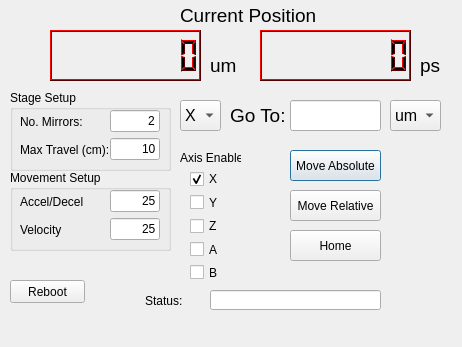
<?xml version="1.0" encoding="UTF-8"?>
<ui version="4.0">
 <class>Dialog</class>
 <widget class="QDialog" name="Dialog">
  <property name="geometry">
   <rect>
    <x>0</x>
    <y>0</y>
    <width>462</width>
    <height>347</height>
   </rect>
  </property>
  <property name="windowTitle">
   <string>Dialog</string>
  </property>
  <widget class="QLCDNumber" name="curposLCDum">
   <property name="geometry">
    <rect>
     <x>50</x>
     <y>30</y>
     <width>151</width>
     <height>51</height>
    </rect>
   </property>
   <property name="palette">
    <palette>
     <active>
      <colorrole role="WindowText">
       <brush brushstyle="SolidPattern">
        <color alpha="255">
         <red>0</red>
         <green>0</green>
         <blue>0</blue>
        </color>
       </brush>
      </colorrole>
      <colorrole role="Button">
       <brush brushstyle="SolidPattern">
        <color alpha="255">
         <red>170</red>
         <green>0</green>
         <blue>0</blue>
        </color>
       </brush>
      </colorrole>
      <colorrole role="Light">
       <brush brushstyle="SolidPattern">
        <color alpha="255">
         <red>255</red>
         <green>0</green>
         <blue>0</blue>
        </color>
       </brush>
      </colorrole>
      <colorrole role="Midlight">
       <brush brushstyle="SolidPattern">
        <color alpha="255">
         <red>212</red>
         <green>0</green>
         <blue>0</blue>
        </color>
       </brush>
      </colorrole>
      <colorrole role="Dark">
       <brush brushstyle="SolidPattern">
        <color alpha="255">
         <red>85</red>
         <green>0</green>
         <blue>0</blue>
        </color>
       </brush>
      </colorrole>
      <colorrole role="Mid">
       <brush brushstyle="SolidPattern">
        <color alpha="255">
         <red>113</red>
         <green>0</green>
         <blue>0</blue>
        </color>
       </brush>
      </colorrole>
      <colorrole role="Text">
       <brush brushstyle="SolidPattern">
        <color alpha="255">
         <red>0</red>
         <green>0</green>
         <blue>0</blue>
        </color>
       </brush>
      </colorrole>
      <colorrole role="BrightText">
       <brush brushstyle="SolidPattern">
        <color alpha="255">
         <red>255</red>
         <green>255</green>
         <blue>255</blue>
        </color>
       </brush>
      </colorrole>
      <colorrole role="ButtonText">
       <brush brushstyle="SolidPattern">
        <color alpha="255">
         <red>0</red>
         <green>0</green>
         <blue>0</blue>
        </color>
       </brush>
      </colorrole>
      <colorrole role="Base">
       <brush brushstyle="SolidPattern">
        <color alpha="255">
         <red>255</red>
         <green>255</green>
         <blue>255</blue>
        </color>
       </brush>
      </colorrole>
      <colorrole role="Window">
       <brush brushstyle="SolidPattern">
        <color alpha="255">
         <red>170</red>
         <green>0</green>
         <blue>0</blue>
        </color>
       </brush>
      </colorrole>
      <colorrole role="Shadow">
       <brush brushstyle="SolidPattern">
        <color alpha="255">
         <red>0</red>
         <green>0</green>
         <blue>0</blue>
        </color>
       </brush>
      </colorrole>
      <colorrole role="AlternateBase">
       <brush brushstyle="SolidPattern">
        <color alpha="255">
         <red>212</red>
         <green>127</green>
         <blue>127</blue>
        </color>
       </brush>
      </colorrole>
      <colorrole role="ToolTipBase">
       <brush brushstyle="SolidPattern">
        <color alpha="255">
         <red>255</red>
         <green>255</green>
         <blue>220</blue>
        </color>
       </brush>
      </colorrole>
      <colorrole role="ToolTipText">
       <brush brushstyle="SolidPattern">
        <color alpha="255">
         <red>0</red>
         <green>0</green>
         <blue>0</blue>
        </color>
       </brush>
      </colorrole>
     </active>
     <inactive>
      <colorrole role="WindowText">
       <brush brushstyle="SolidPattern">
        <color alpha="255">
         <red>0</red>
         <green>0</green>
         <blue>0</blue>
        </color>
       </brush>
      </colorrole>
      <colorrole role="Button">
       <brush brushstyle="SolidPattern">
        <color alpha="255">
         <red>170</red>
         <green>0</green>
         <blue>0</blue>
        </color>
       </brush>
      </colorrole>
      <colorrole role="Light">
       <brush brushstyle="SolidPattern">
        <color alpha="255">
         <red>255</red>
         <green>0</green>
         <blue>0</blue>
        </color>
       </brush>
      </colorrole>
      <colorrole role="Midlight">
       <brush brushstyle="SolidPattern">
        <color alpha="255">
         <red>212</red>
         <green>0</green>
         <blue>0</blue>
        </color>
       </brush>
      </colorrole>
      <colorrole role="Dark">
       <brush brushstyle="SolidPattern">
        <color alpha="255">
         <red>85</red>
         <green>0</green>
         <blue>0</blue>
        </color>
       </brush>
      </colorrole>
      <colorrole role="Mid">
       <brush brushstyle="SolidPattern">
        <color alpha="255">
         <red>113</red>
         <green>0</green>
         <blue>0</blue>
        </color>
       </brush>
      </colorrole>
      <colorrole role="Text">
       <brush brushstyle="SolidPattern">
        <color alpha="255">
         <red>0</red>
         <green>0</green>
         <blue>0</blue>
        </color>
       </brush>
      </colorrole>
      <colorrole role="BrightText">
       <brush brushstyle="SolidPattern">
        <color alpha="255">
         <red>255</red>
         <green>255</green>
         <blue>255</blue>
        </color>
       </brush>
      </colorrole>
      <colorrole role="ButtonText">
       <brush brushstyle="SolidPattern">
        <color alpha="255">
         <red>0</red>
         <green>0</green>
         <blue>0</blue>
        </color>
       </brush>
      </colorrole>
      <colorrole role="Base">
       <brush brushstyle="SolidPattern">
        <color alpha="255">
         <red>255</red>
         <green>255</green>
         <blue>255</blue>
        </color>
       </brush>
      </colorrole>
      <colorrole role="Window">
       <brush brushstyle="SolidPattern">
        <color alpha="255">
         <red>170</red>
         <green>0</green>
         <blue>0</blue>
        </color>
       </brush>
      </colorrole>
      <colorrole role="Shadow">
       <brush brushstyle="SolidPattern">
        <color alpha="255">
         <red>0</red>
         <green>0</green>
         <blue>0</blue>
        </color>
       </brush>
      </colorrole>
      <colorrole role="AlternateBase">
       <brush brushstyle="SolidPattern">
        <color alpha="255">
         <red>212</red>
         <green>127</green>
         <blue>127</blue>
        </color>
       </brush>
      </colorrole>
      <colorrole role="ToolTipBase">
       <brush brushstyle="SolidPattern">
        <color alpha="255">
         <red>255</red>
         <green>255</green>
         <blue>220</blue>
        </color>
       </brush>
      </colorrole>
      <colorrole role="ToolTipText">
       <brush brushstyle="SolidPattern">
        <color alpha="255">
         <red>0</red>
         <green>0</green>
         <blue>0</blue>
        </color>
       </brush>
      </colorrole>
     </inactive>
     <disabled>
      <colorrole role="WindowText">
       <brush brushstyle="SolidPattern">
        <color alpha="255">
         <red>85</red>
         <green>0</green>
         <blue>0</blue>
        </color>
       </brush>
      </colorrole>
      <colorrole role="Button">
       <brush brushstyle="SolidPattern">
        <color alpha="255">
         <red>170</red>
         <green>0</green>
         <blue>0</blue>
        </color>
       </brush>
      </colorrole>
      <colorrole role="Light">
       <brush brushstyle="SolidPattern">
        <color alpha="255">
         <red>255</red>
         <green>0</green>
         <blue>0</blue>
        </color>
       </brush>
      </colorrole>
      <colorrole role="Midlight">
       <brush brushstyle="SolidPattern">
        <color alpha="255">
         <red>212</red>
         <green>0</green>
         <blue>0</blue>
        </color>
       </brush>
      </colorrole>
      <colorrole role="Dark">
       <brush brushstyle="SolidPattern">
        <color alpha="255">
         <red>85</red>
         <green>0</green>
         <blue>0</blue>
        </color>
       </brush>
      </colorrole>
      <colorrole role="Mid">
       <brush brushstyle="SolidPattern">
        <color alpha="255">
         <red>113</red>
         <green>0</green>
         <blue>0</blue>
        </color>
       </brush>
      </colorrole>
      <colorrole role="Text">
       <brush brushstyle="SolidPattern">
        <color alpha="255">
         <red>85</red>
         <green>0</green>
         <blue>0</blue>
        </color>
       </brush>
      </colorrole>
      <colorrole role="BrightText">
       <brush brushstyle="SolidPattern">
        <color alpha="255">
         <red>255</red>
         <green>255</green>
         <blue>255</blue>
        </color>
       </brush>
      </colorrole>
      <colorrole role="ButtonText">
       <brush brushstyle="SolidPattern">
        <color alpha="255">
         <red>85</red>
         <green>0</green>
         <blue>0</blue>
        </color>
       </brush>
      </colorrole>
      <colorrole role="Base">
       <brush brushstyle="SolidPattern">
        <color alpha="255">
         <red>170</red>
         <green>0</green>
         <blue>0</blue>
        </color>
       </brush>
      </colorrole>
      <colorrole role="Window">
       <brush brushstyle="SolidPattern">
        <color alpha="255">
         <red>170</red>
         <green>0</green>
         <blue>0</blue>
        </color>
       </brush>
      </colorrole>
      <colorrole role="Shadow">
       <brush brushstyle="SolidPattern">
        <color alpha="255">
         <red>0</red>
         <green>0</green>
         <blue>0</blue>
        </color>
       </brush>
      </colorrole>
      <colorrole role="AlternateBase">
       <brush brushstyle="SolidPattern">
        <color alpha="255">
         <red>170</red>
         <green>0</green>
         <blue>0</blue>
        </color>
       </brush>
      </colorrole>
      <colorrole role="ToolTipBase">
       <brush brushstyle="SolidPattern">
        <color alpha="255">
         <red>255</red>
         <green>255</green>
         <blue>220</blue>
        </color>
       </brush>
      </colorrole>
      <colorrole role="ToolTipText">
       <brush brushstyle="SolidPattern">
        <color alpha="255">
         <red>0</red>
         <green>0</green>
         <blue>0</blue>
        </color>
       </brush>
      </colorrole>
     </disabled>
    </palette>
   </property>
   <property name="numDigits">
    <number>8</number>
   </property>
  </widget>
  <widget class="QLabel" name="label_4">
   <property name="geometry">
    <rect>
     <x>180</x>
     <y>0</y>
     <width>141</width>
     <height>31</height>
    </rect>
   </property>
   <property name="text">
    <string>&lt;html&gt;&lt;head/&gt;&lt;body&gt;&lt;p&gt;&lt;span style=&quot; font-size:14pt;&quot;&gt;Current Position&lt;/span&gt;&lt;/p&gt;&lt;/body&gt;&lt;/html&gt;</string>
   </property>
  </widget>
  <widget class="QGroupBox" name="groupBox">
   <property name="geometry">
    <rect>
     <x>10</x>
     <y>90</y>
     <width>161</width>
     <height>81</height>
    </rect>
   </property>
   <property name="title">
    <string>Stage Setup</string>
   </property>
   <widget class="QWidget" name="verticalLayoutWidget">
    <property name="geometry">
     <rect>
      <x>10</x>
      <y>20</y>
      <width>91</width>
      <height>51</height>
     </rect>
    </property>
    <layout class="QVBoxLayout" name="verticalLayout">
     <item>
      <widget class="QLabel" name="label_2">
       <property name="text">
        <string>No. Mirrors:</string>
       </property>
      </widget>
     </item>
     <item>
      <widget class="QLabel" name="label_3">
       <property name="text">
        <string>Max Travel (cm):</string>
       </property>
      </widget>
     </item>
    </layout>
   </widget>
   <widget class="QWidget" name="verticalLayoutWidget_2">
    <property name="geometry">
     <rect>
      <x>100</x>
      <y>20</y>
      <width>52</width>
      <height>51</height>
     </rect>
    </property>
    <layout class="QVBoxLayout" name="verticalLayout_2">
     <item>
      <widget class="QLineEdit" name="nomirrors">
       <property name="maximumSize">
        <size>
         <width>50</width>
         <height>16777215</height>
        </size>
       </property>
       <property name="text">
        <string>2</string>
       </property>
       <property name="alignment">
        <set>Qt::AlignRight|Qt::AlignTrailing|Qt::AlignVCenter</set>
       </property>
      </widget>
     </item>
     <item>
      <widget class="QLineEdit" name="maxtrav">
       <property name="maximumSize">
        <size>
         <width>50</width>
         <height>16777215</height>
        </size>
       </property>
       <property name="text">
        <string>10</string>
       </property>
       <property name="alignment">
        <set>Qt::AlignRight|Qt::AlignTrailing|Qt::AlignVCenter</set>
       </property>
      </widget>
     </item>
    </layout>
   </widget>
  </widget>
  <widget class="QPushButton" name="goabsbutton">
   <property name="geometry">
    <rect>
     <x>290</x>
     <y>150</y>
     <width>91</width>
     <height>31</height>
    </rect>
   </property>
   <property name="text">
    <string>Move Absolute</string>
   </property>
  </widget>
  <widget class="QPushButton" name="gorelbutton">
   <property name="geometry">
    <rect>
     <x>290</x>
     <y>190</y>
     <width>91</width>
     <height>31</height>
    </rect>
   </property>
   <property name="text">
    <string>Move Relative</string>
   </property>
  </widget>
  <widget class="QPushButton" name="gohomebutton">
   <property name="geometry">
    <rect>
     <x>290</x>
     <y>230</y>
     <width>91</width>
     <height>31</height>
    </rect>
   </property>
   <property name="text">
    <string>Home</string>
   </property>
  </widget>
  <widget class="QPushButton" name="rebootbutton">
   <property name="geometry">
    <rect>
     <x>10</x>
     <y>280</y>
     <width>75</width>
     <height>23</height>
    </rect>
   </property>
   <property name="text">
    <string>Reboot</string>
   </property>
  </widget>
  <widget class="QGroupBox" name="groupBox_2">
   <property name="geometry">
    <rect>
     <x>10</x>
     <y>170</y>
     <width>161</width>
     <height>81</height>
    </rect>
   </property>
   <property name="title">
    <string>Movement Setup</string>
   </property>
   <widget class="QWidget" name="verticalLayoutWidget_3">
    <property name="geometry">
     <rect>
      <x>10</x>
      <y>20</y>
      <width>91</width>
      <height>51</height>
     </rect>
    </property>
    <layout class="QVBoxLayout" name="verticalLayout_3">
     <item>
      <widget class="QLabel" name="label_5">
       <property name="text">
        <string>Accel/Decel</string>
       </property>
      </widget>
     </item>
     <item>
      <widget class="QLabel" name="label_6">
       <property name="text">
        <string>Velocity</string>
       </property>
      </widget>
     </item>
    </layout>
   </widget>
   <widget class="QWidget" name="verticalLayoutWidget_4">
    <property name="geometry">
     <rect>
      <x>100</x>
      <y>20</y>
      <width>52</width>
      <height>51</height>
     </rect>
    </property>
    <layout class="QVBoxLayout" name="verticalLayout_4">
     <item>
      <widget class="QLineEdit" name="accelset">
       <property name="maximumSize">
        <size>
         <width>50</width>
         <height>16777215</height>
        </size>
       </property>
       <property name="text">
        <string>25</string>
       </property>
       <property name="alignment">
        <set>Qt::AlignRight|Qt::AlignTrailing|Qt::AlignVCenter</set>
       </property>
      </widget>
     </item>
     <item>
      <widget class="QLineEdit" name="veloset">
       <property name="maximumSize">
        <size>
         <width>50</width>
         <height>16777215</height>
        </size>
       </property>
       <property name="text">
        <string>25</string>
       </property>
       <property name="alignment">
        <set>Qt::AlignRight|Qt::AlignTrailing|Qt::AlignVCenter</set>
       </property>
      </widget>
     </item>
    </layout>
   </widget>
  </widget>
  <widget class="QLineEdit" name="statusedit">
   <property name="geometry">
    <rect>
     <x>210</x>
     <y>290</y>
     <width>171</width>
     <height>20</height>
    </rect>
   </property>
  </widget>
  <widget class="QLabel" name="label_9">
   <property name="geometry">
    <rect>
     <x>145</x>
     <y>290</y>
     <width>51</width>
     <height>21</height>
    </rect>
   </property>
   <property name="text">
    <string>Status:</string>
   </property>
  </widget>
  <widget class="QLabel" name="label_10">
   <property name="geometry">
    <rect>
     <x>230</x>
     <y>100</y>
     <width>61</width>
     <height>31</height>
    </rect>
   </property>
   <property name="text">
    <string>&lt;html&gt;&lt;head/&gt;&lt;body&gt;&lt;p&gt;&lt;span style=&quot; font-size:14pt;&quot;&gt;Go To:&lt;/span&gt;&lt;/p&gt;&lt;/body&gt;&lt;/html&gt;</string>
   </property>
  </widget>
  <widget class="QLineEdit" name="goedit">
   <property name="geometry">
    <rect>
     <x>290</x>
     <y>100</y>
     <width>91</width>
     <height>31</height>
    </rect>
   </property>
  </widget>
  <widget class="QComboBox" name="unitcombo">
   <property name="geometry">
    <rect>
     <x>390</x>
     <y>100</y>
     <width>51</width>
     <height>31</height>
    </rect>
   </property>
   <property name="font">
    <font>
     <pointsize>12</pointsize>
    </font>
   </property>
   <item>
    <property name="text">
     <string>um</string>
    </property>
   </item>
   <item>
    <property name="text">
     <string>ps</string>
    </property>
   </item>
  </widget>
  <widget class="QComboBox" name="axiscombo">
   <property name="geometry">
    <rect>
     <x>180</x>
     <y>100</y>
     <width>41</width>
     <height>31</height>
    </rect>
   </property>
   <property name="font">
    <font>
     <pointsize>12</pointsize>
    </font>
   </property>
   <item>
    <property name="text">
     <string>X</string>
    </property>
   </item>
  </widget>
  <widget class="QWidget" name="verticalLayoutWidget_5">
   <property name="geometry">
    <rect>
     <x>190</x>
     <y>170</y>
     <width>41</width>
     <height>111</height>
    </rect>
   </property>
   <layout class="QVBoxLayout" name="verticalLayout_5">
    <item>
     <widget class="QCheckBox" name="Xcb">
      <property name="text">
       <string>X</string>
      </property>
      <property name="checked">
       <bool>true</bool>
      </property>
     </widget>
    </item>
    <item>
     <widget class="QCheckBox" name="Ycb">
      <property name="text">
       <string>Y</string>
      </property>
     </widget>
    </item>
    <item>
     <widget class="QCheckBox" name="Zcb">
      <property name="text">
       <string>Z</string>
      </property>
     </widget>
    </item>
    <item>
     <widget class="QCheckBox" name="Acb">
      <property name="text">
       <string>A</string>
      </property>
     </widget>
    </item>
    <item>
     <widget class="QCheckBox" name="Bcb">
      <property name="text">
       <string>B</string>
      </property>
     </widget>
    </item>
   </layout>
  </widget>
  <widget class="QLabel" name="label_11">
   <property name="geometry">
    <rect>
     <x>180</x>
     <y>150</y>
     <width>61</width>
     <height>16</height>
    </rect>
   </property>
   <property name="text">
    <string>Axis Enabled</string>
   </property>
  </widget>
  <widget class="QLCDNumber" name="curposLCDps">
   <property name="geometry">
    <rect>
     <x>260</x>
     <y>30</y>
     <width>151</width>
     <height>51</height>
    </rect>
   </property>
   <property name="palette">
    <palette>
     <active>
      <colorrole role="WindowText">
       <brush brushstyle="SolidPattern">
        <color alpha="255">
         <red>0</red>
         <green>0</green>
         <blue>0</blue>
        </color>
       </brush>
      </colorrole>
      <colorrole role="Button">
       <brush brushstyle="SolidPattern">
        <color alpha="255">
         <red>170</red>
         <green>0</green>
         <blue>0</blue>
        </color>
       </brush>
      </colorrole>
      <colorrole role="Light">
       <brush brushstyle="SolidPattern">
        <color alpha="255">
         <red>255</red>
         <green>0</green>
         <blue>0</blue>
        </color>
       </brush>
      </colorrole>
      <colorrole role="Midlight">
       <brush brushstyle="SolidPattern">
        <color alpha="255">
         <red>212</red>
         <green>0</green>
         <blue>0</blue>
        </color>
       </brush>
      </colorrole>
      <colorrole role="Dark">
       <brush brushstyle="SolidPattern">
        <color alpha="255">
         <red>85</red>
         <green>0</green>
         <blue>0</blue>
        </color>
       </brush>
      </colorrole>
      <colorrole role="Mid">
       <brush brushstyle="SolidPattern">
        <color alpha="255">
         <red>113</red>
         <green>0</green>
         <blue>0</blue>
        </color>
       </brush>
      </colorrole>
      <colorrole role="Text">
       <brush brushstyle="SolidPattern">
        <color alpha="255">
         <red>0</red>
         <green>0</green>
         <blue>0</blue>
        </color>
       </brush>
      </colorrole>
      <colorrole role="BrightText">
       <brush brushstyle="SolidPattern">
        <color alpha="255">
         <red>255</red>
         <green>255</green>
         <blue>255</blue>
        </color>
       </brush>
      </colorrole>
      <colorrole role="ButtonText">
       <brush brushstyle="SolidPattern">
        <color alpha="255">
         <red>0</red>
         <green>0</green>
         <blue>0</blue>
        </color>
       </brush>
      </colorrole>
      <colorrole role="Base">
       <brush brushstyle="SolidPattern">
        <color alpha="255">
         <red>255</red>
         <green>255</green>
         <blue>255</blue>
        </color>
       </brush>
      </colorrole>
      <colorrole role="Window">
       <brush brushstyle="SolidPattern">
        <color alpha="255">
         <red>170</red>
         <green>0</green>
         <blue>0</blue>
        </color>
       </brush>
      </colorrole>
      <colorrole role="Shadow">
       <brush brushstyle="SolidPattern">
        <color alpha="255">
         <red>0</red>
         <green>0</green>
         <blue>0</blue>
        </color>
       </brush>
      </colorrole>
      <colorrole role="AlternateBase">
       <brush brushstyle="SolidPattern">
        <color alpha="255">
         <red>212</red>
         <green>127</green>
         <blue>127</blue>
        </color>
       </brush>
      </colorrole>
      <colorrole role="ToolTipBase">
       <brush brushstyle="SolidPattern">
        <color alpha="255">
         <red>255</red>
         <green>255</green>
         <blue>220</blue>
        </color>
       </brush>
      </colorrole>
      <colorrole role="ToolTipText">
       <brush brushstyle="SolidPattern">
        <color alpha="255">
         <red>0</red>
         <green>0</green>
         <blue>0</blue>
        </color>
       </brush>
      </colorrole>
     </active>
     <inactive>
      <colorrole role="WindowText">
       <brush brushstyle="SolidPattern">
        <color alpha="255">
         <red>0</red>
         <green>0</green>
         <blue>0</blue>
        </color>
       </brush>
      </colorrole>
      <colorrole role="Button">
       <brush brushstyle="SolidPattern">
        <color alpha="255">
         <red>170</red>
         <green>0</green>
         <blue>0</blue>
        </color>
       </brush>
      </colorrole>
      <colorrole role="Light">
       <brush brushstyle="SolidPattern">
        <color alpha="255">
         <red>255</red>
         <green>0</green>
         <blue>0</blue>
        </color>
       </brush>
      </colorrole>
      <colorrole role="Midlight">
       <brush brushstyle="SolidPattern">
        <color alpha="255">
         <red>212</red>
         <green>0</green>
         <blue>0</blue>
        </color>
       </brush>
      </colorrole>
      <colorrole role="Dark">
       <brush brushstyle="SolidPattern">
        <color alpha="255">
         <red>85</red>
         <green>0</green>
         <blue>0</blue>
        </color>
       </brush>
      </colorrole>
      <colorrole role="Mid">
       <brush brushstyle="SolidPattern">
        <color alpha="255">
         <red>113</red>
         <green>0</green>
         <blue>0</blue>
        </color>
       </brush>
      </colorrole>
      <colorrole role="Text">
       <brush brushstyle="SolidPattern">
        <color alpha="255">
         <red>0</red>
         <green>0</green>
         <blue>0</blue>
        </color>
       </brush>
      </colorrole>
      <colorrole role="BrightText">
       <brush brushstyle="SolidPattern">
        <color alpha="255">
         <red>255</red>
         <green>255</green>
         <blue>255</blue>
        </color>
       </brush>
      </colorrole>
      <colorrole role="ButtonText">
       <brush brushstyle="SolidPattern">
        <color alpha="255">
         <red>0</red>
         <green>0</green>
         <blue>0</blue>
        </color>
       </brush>
      </colorrole>
      <colorrole role="Base">
       <brush brushstyle="SolidPattern">
        <color alpha="255">
         <red>255</red>
         <green>255</green>
         <blue>255</blue>
        </color>
       </brush>
      </colorrole>
      <colorrole role="Window">
       <brush brushstyle="SolidPattern">
        <color alpha="255">
         <red>170</red>
         <green>0</green>
         <blue>0</blue>
        </color>
       </brush>
      </colorrole>
      <colorrole role="Shadow">
       <brush brushstyle="SolidPattern">
        <color alpha="255">
         <red>0</red>
         <green>0</green>
         <blue>0</blue>
        </color>
       </brush>
      </colorrole>
      <colorrole role="AlternateBase">
       <brush brushstyle="SolidPattern">
        <color alpha="255">
         <red>212</red>
         <green>127</green>
         <blue>127</blue>
        </color>
       </brush>
      </colorrole>
      <colorrole role="ToolTipBase">
       <brush brushstyle="SolidPattern">
        <color alpha="255">
         <red>255</red>
         <green>255</green>
         <blue>220</blue>
        </color>
       </brush>
      </colorrole>
      <colorrole role="ToolTipText">
       <brush brushstyle="SolidPattern">
        <color alpha="255">
         <red>0</red>
         <green>0</green>
         <blue>0</blue>
        </color>
       </brush>
      </colorrole>
     </inactive>
     <disabled>
      <colorrole role="WindowText">
       <brush brushstyle="SolidPattern">
        <color alpha="255">
         <red>85</red>
         <green>0</green>
         <blue>0</blue>
        </color>
       </brush>
      </colorrole>
      <colorrole role="Button">
       <brush brushstyle="SolidPattern">
        <color alpha="255">
         <red>170</red>
         <green>0</green>
         <blue>0</blue>
        </color>
       </brush>
      </colorrole>
      <colorrole role="Light">
       <brush brushstyle="SolidPattern">
        <color alpha="255">
         <red>255</red>
         <green>0</green>
         <blue>0</blue>
        </color>
       </brush>
      </colorrole>
      <colorrole role="Midlight">
       <brush brushstyle="SolidPattern">
        <color alpha="255">
         <red>212</red>
         <green>0</green>
         <blue>0</blue>
        </color>
       </brush>
      </colorrole>
      <colorrole role="Dark">
       <brush brushstyle="SolidPattern">
        <color alpha="255">
         <red>85</red>
         <green>0</green>
         <blue>0</blue>
        </color>
       </brush>
      </colorrole>
      <colorrole role="Mid">
       <brush brushstyle="SolidPattern">
        <color alpha="255">
         <red>113</red>
         <green>0</green>
         <blue>0</blue>
        </color>
       </brush>
      </colorrole>
      <colorrole role="Text">
       <brush brushstyle="SolidPattern">
        <color alpha="255">
         <red>85</red>
         <green>0</green>
         <blue>0</blue>
        </color>
       </brush>
      </colorrole>
      <colorrole role="BrightText">
       <brush brushstyle="SolidPattern">
        <color alpha="255">
         <red>255</red>
         <green>255</green>
         <blue>255</blue>
        </color>
       </brush>
      </colorrole>
      <colorrole role="ButtonText">
       <brush brushstyle="SolidPattern">
        <color alpha="255">
         <red>85</red>
         <green>0</green>
         <blue>0</blue>
        </color>
       </brush>
      </colorrole>
      <colorrole role="Base">
       <brush brushstyle="SolidPattern">
        <color alpha="255">
         <red>170</red>
         <green>0</green>
         <blue>0</blue>
        </color>
       </brush>
      </colorrole>
      <colorrole role="Window">
       <brush brushstyle="SolidPattern">
        <color alpha="255">
         <red>170</red>
         <green>0</green>
         <blue>0</blue>
        </color>
       </brush>
      </colorrole>
      <colorrole role="Shadow">
       <brush brushstyle="SolidPattern">
        <color alpha="255">
         <red>0</red>
         <green>0</green>
         <blue>0</blue>
        </color>
       </brush>
      </colorrole>
      <colorrole role="AlternateBase">
       <brush brushstyle="SolidPattern">
        <color alpha="255">
         <red>170</red>
         <green>0</green>
         <blue>0</blue>
        </color>
       </brush>
      </colorrole>
      <colorrole role="ToolTipBase">
       <brush brushstyle="SolidPattern">
        <color alpha="255">
         <red>255</red>
         <green>255</green>
         <blue>220</blue>
        </color>
       </brush>
      </colorrole>
      <colorrole role="ToolTipText">
       <brush brushstyle="SolidPattern">
        <color alpha="255">
         <red>0</red>
         <green>0</green>
         <blue>0</blue>
        </color>
       </brush>
      </colorrole>
     </disabled>
    </palette>
   </property>
   <property name="numDigits">
    <number>8</number>
   </property>
  </widget>
  <widget class="QLabel" name="label_12">
   <property name="geometry">
    <rect>
     <x>210</x>
     <y>50</y>
     <width>31</width>
     <height>31</height>
    </rect>
   </property>
   <property name="text">
    <string>&lt;html&gt;&lt;head/&gt;&lt;body&gt;&lt;p&gt;&lt;span style=&quot; font-size:14pt;&quot;&gt;um&lt;/span&gt;&lt;/p&gt;&lt;/body&gt;&lt;/html&gt;</string>
   </property>
  </widget>
  <widget class="QLabel" name="label_13">
   <property name="geometry">
    <rect>
     <x>420</x>
     <y>50</y>
     <width>31</width>
     <height>31</height>
    </rect>
   </property>
   <property name="text">
    <string>&lt;html&gt;&lt;head/&gt;&lt;body&gt;&lt;p&gt;&lt;span style=&quot; font-size:14pt;&quot;&gt;ps&lt;/span&gt;&lt;/p&gt;&lt;/body&gt;&lt;/html&gt;</string>
   </property>
  </widget>
 </widget>
 <resources/>
 <connections>
  <connection>
   <sender>goabsbutton</sender>
   <signal>clicked()</signal>
   <receiver>Dialog</receiver>
   <slot>exec()</slot>
   <hints>
    <hint type="sourcelabel">
     <x>366</x>
     <y>169</y>
    </hint>
    <hint type="destinationlabel">
     <x>433</x>
     <y>166</y>
    </hint>
   </hints>
  </connection>
  <connection>
   <sender>gorelbutton</sender>
   <signal>clicked()</signal>
   <receiver>Dialog</receiver>
   <slot>exec()</slot>
   <hints>
    <hint type="sourcelabel">
     <x>339</x>
     <y>205</y>
    </hint>
    <hint type="destinationlabel">
     <x>213</x>
     <y>206</y>
    </hint>
   </hints>
  </connection>
  <connection>
   <sender>gohomebutton</sender>
   <signal>clicked()</signal>
   <receiver>Dialog</receiver>
   <slot>exec()</slot>
   <hints>
    <hint type="sourcelabel">
     <x>366</x>
     <y>245</y>
    </hint>
    <hint type="destinationlabel">
     <x>383</x>
     <y>229</y>
    </hint>
   </hints>
  </connection>
  <connection>
   <sender>rebootbutton</sender>
   <signal>clicked()</signal>
   <receiver>Dialog</receiver>
   <slot>exec()</slot>
   <hints>
    <hint type="sourcelabel">
     <x>35</x>
     <y>290</y>
    </hint>
    <hint type="destinationlabel">
     <x>375</x>
     <y>280</y>
    </hint>
   </hints>
  </connection>
  <connection>
   <sender>nomirrors</sender>
   <signal>editingFinished()</signal>
   <receiver>Dialog</receiver>
   <slot>exec()</slot>
   <hints>
    <hint type="sourcelabel">
     <x>139</x>
     <y>130</y>
    </hint>
    <hint type="destinationlabel">
     <x>172</x>
     <y>72</y>
    </hint>
   </hints>
  </connection>
  <connection>
   <sender>maxtrav</sender>
   <signal>editingFinished()</signal>
   <receiver>Dialog</receiver>
   <slot>exec()</slot>
   <hints>
    <hint type="sourcelabel">
     <x>136</x>
     <y>156</y>
    </hint>
    <hint type="destinationlabel">
     <x>180</x>
     <y>144</y>
    </hint>
   </hints>
  </connection>
  <connection>
   <sender>goedit</sender>
   <signal>returnPressed()</signal>
   <receiver>Dialog</receiver>
   <slot>exec()</slot>
   <hints>
    <hint type="sourcelabel">
     <x>302</x>
     <y>115</y>
    </hint>
    <hint type="destinationlabel">
     <x>412</x>
     <y>70</y>
    </hint>
   </hints>
  </connection>
  <connection>
   <sender>accelset</sender>
   <signal>editingFinished()</signal>
   <receiver>Dialog</receiver>
   <slot>exec()</slot>
   <hints>
    <hint type="sourcelabel">
     <x>122</x>
     <y>200</y>
    </hint>
    <hint type="destinationlabel">
     <x>208</x>
     <y>259</y>
    </hint>
   </hints>
  </connection>
  <connection>
   <sender>veloset</sender>
   <signal>editingFinished()</signal>
   <receiver>Dialog</receiver>
   <slot>exec()</slot>
   <hints>
    <hint type="sourcelabel">
     <x>133</x>
     <y>226</y>
    </hint>
    <hint type="destinationlabel">
     <x>203</x>
     <y>245</y>
    </hint>
   </hints>
  </connection>
  <connection>
   <sender>Xcb</sender>
   <signal>toggled(bool)</signal>
   <receiver>Dialog</receiver>
   <slot>exec()</slot>
   <hints>
    <hint type="sourcelabel">
     <x>202</x>
     <y>178</y>
    </hint>
    <hint type="destinationlabel">
     <x>254</x>
     <y>194</y>
    </hint>
   </hints>
  </connection>
  <connection>
   <sender>Ycb</sender>
   <signal>toggled(bool)</signal>
   <receiver>Dialog</receiver>
   <slot>exec()</slot>
   <hints>
    <hint type="sourcelabel">
     <x>206</x>
     <y>203</y>
    </hint>
    <hint type="destinationlabel">
     <x>238</x>
     <y>212</y>
    </hint>
   </hints>
  </connection>
  <connection>
   <sender>Zcb</sender>
   <signal>toggled(bool)</signal>
   <receiver>Dialog</receiver>
   <slot>exec()</slot>
   <hints>
    <hint type="sourcelabel">
     <x>194</x>
     <y>218</y>
    </hint>
    <hint type="destinationlabel">
     <x>254</x>
     <y>235</y>
    </hint>
   </hints>
  </connection>
  <connection>
   <sender>Acb</sender>
   <signal>toggled(bool)</signal>
   <receiver>Dialog</receiver>
   <slot>exec()</slot>
   <hints>
    <hint type="sourcelabel">
     <x>202</x>
     <y>251</y>
    </hint>
    <hint type="destinationlabel">
     <x>250</x>
     <y>264</y>
    </hint>
   </hints>
  </connection>
  <connection>
   <sender>Bcb</sender>
   <signal>toggled(bool)</signal>
   <receiver>Dialog</receiver>
   <slot>exec()</slot>
   <hints>
    <hint type="sourcelabel">
     <x>201</x>
     <y>276</y>
    </hint>
    <hint type="destinationlabel">
     <x>231</x>
     <y>274</y>
    </hint>
   </hints>
  </connection>
 </connections>
</ui>
